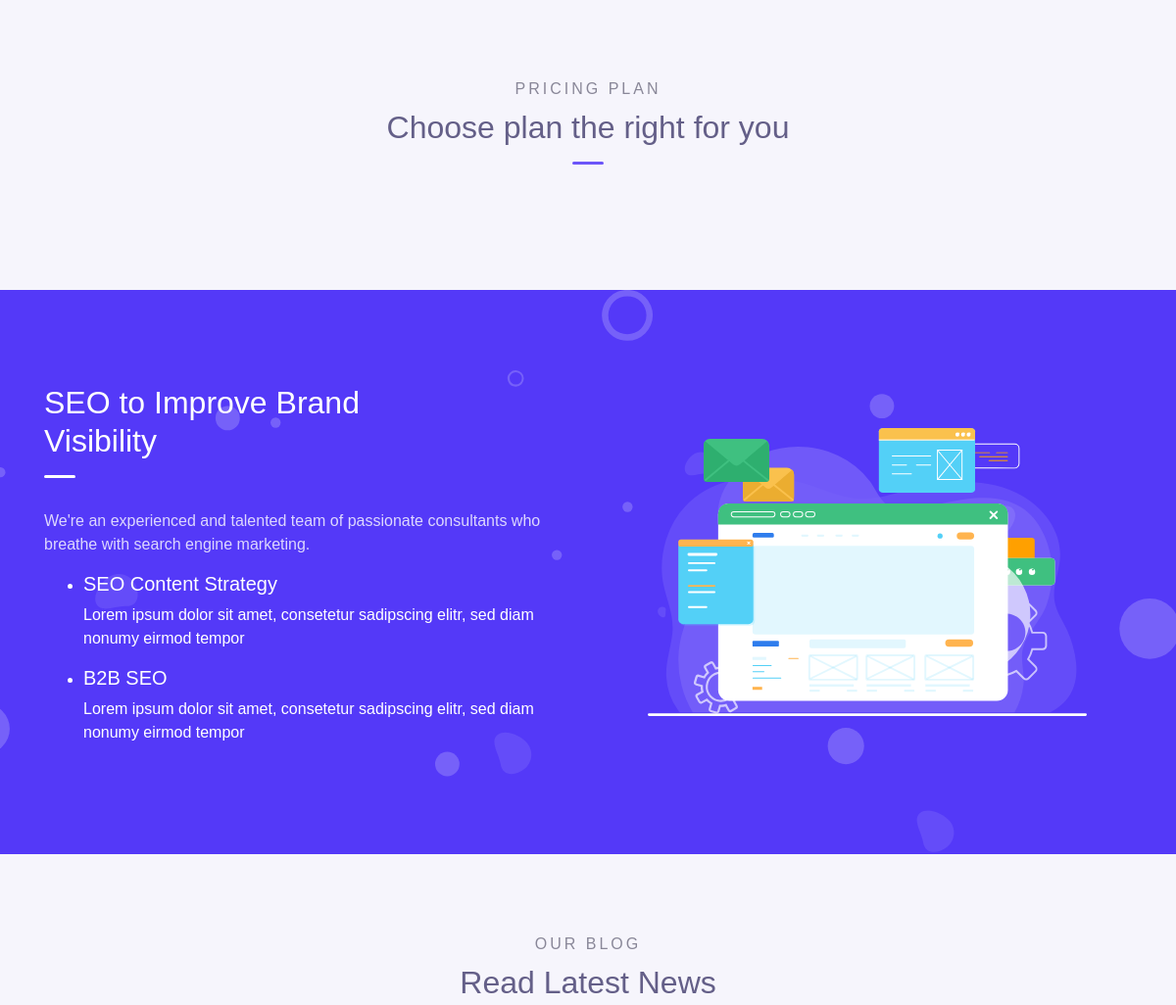
/ (middle part), run on an earlier commit of the app's database.
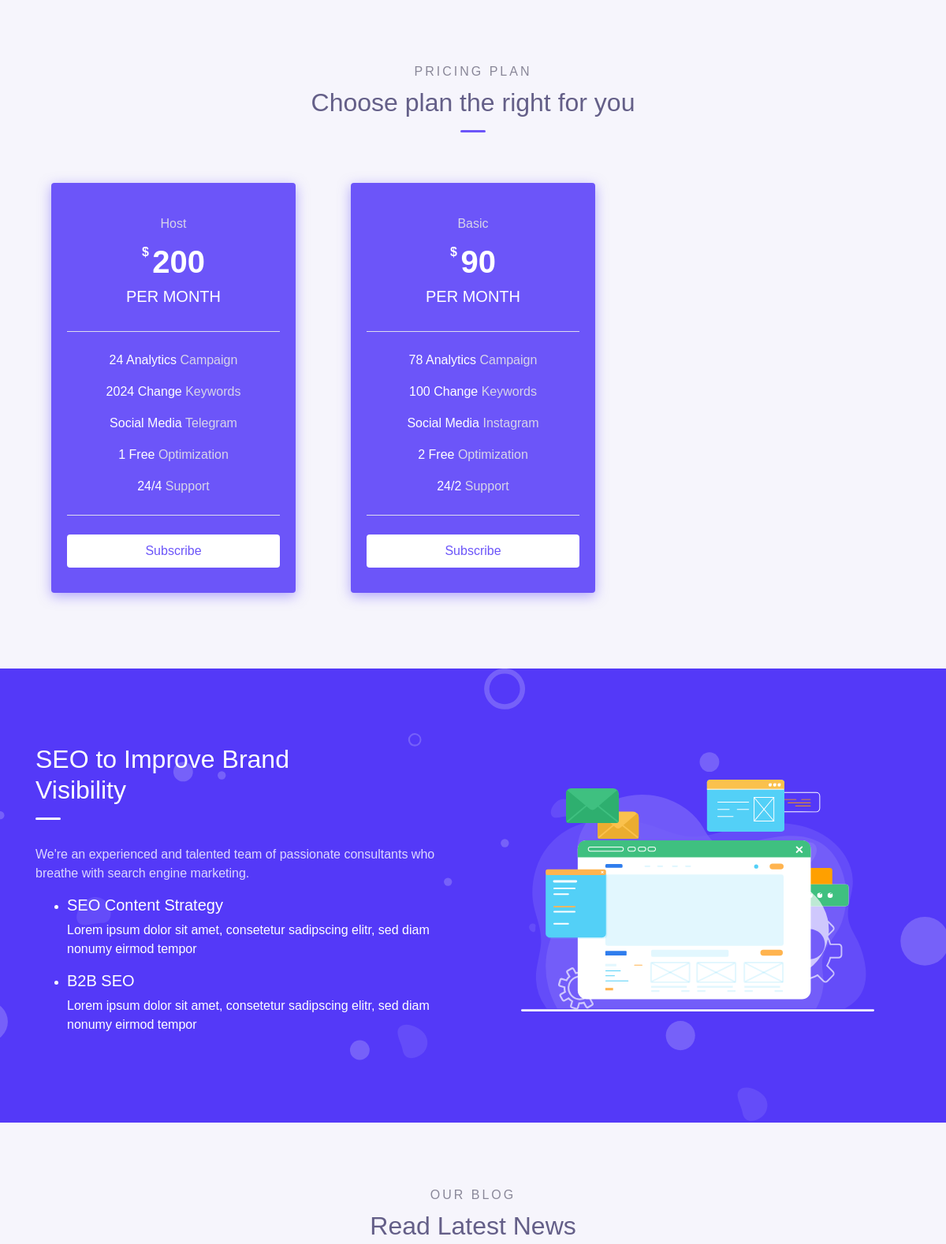
And on a later commit of the database.
### app/models.py (models this page shows, shortened)
class Service(models.Model):
    class Meta:
        verbose_name_plural = "Сервисы"
    type = models.CharField(max_length=255)
    price = models.IntegerField()
    analytics_count = models.IntegerField()
    change_count = models.IntegerField()
    social_media = models.CharField(max_length=255)
    count_of_optimization = models.IntegerField()
    support = models.CharField(max_length=255)

### app/views.py (the view, shortened to what this page needs)
# urls.py: path('', index, name='index'),
def index(request):
    services = Service.objects.all()
    video_post = Video.objects.order_by('?').first()
    tags = News.objects.values_list('tags').distinct()
    popular_post = News.objects.order_by('-like').first()
    if News.objects.count() >= 3:
        three_popular_post = News.objects.order_by('-view_post')[:3]
        three_post = News.objects.order_by('view_post')[:3]
    else:
        three_popular_post = News.objects.all()
        three_post = News.objects.all()
    form = EmailForm()
    context = {
        'popular_post': popular_post,
        'three_post': three_post,
        'video_post': video_post,
        'three_popular_post': three_popular_post,
        'tags': tags,
        'form':form,
        'services': services
    }
    return render(request, 'index.html', context=context)

### app/templates/index.html (shortened to what this page needs)
{% extends 'base.html' %}
{% load static %}
{% block content %}
  <div class="page-section bg-light">
  <div class="page-section">
    <div class="container">
      <div class="text-center wow fadeInUp">
        <div class="subhead">Pricing Plan</div>
        <h2 class="title-section">Choose plan the right for you</h2>
        <div class="divider mx-auto"></div>
      </div>
      <div class="row mt-5">
        {% for service in services %}
        <div class="col-lg-4 py-3 wow zoomIn">
          <div class="card-pricing marked">
            <div class="header">
              <div class="pricing-type">{{ service.type }}</div>
              <div class="price">
                <span class="dollar">$</span>
                <h1>{{ service.price }}</span></h1>
              </div>
              <h5>Per Month</h5>
            </div>
            <div class="body">
              <p>{{ service.analytics_count }} Analytics <span class="suffix">Campaign</span></p>
              <p>{{ service.change_count }} Change <span class="suffix">Keywords</span></p>
              <p>Social Media <span class="suffix">{{ service.social_media }}</span></p>
              <p>{{ service.count_of_optimization }} Free <span class="suffix">Optimization</span></p>
              <p>{{ service.support }} <span class="suffix">Support</span></p>
            </div>
            <div class="footer">
              <a href="#" class="btn btn-pricing btn-block">Subscribe</a>
            </div>
          </div>
        </div>
        {% endfor %}
      </div>
    </div>
  </div>
  <div class="page-section banner-info">
    <div class="wrap bg-image" style="background-image: url({% static 'img/bg_pattern.svg' %});">
      <div class="container">
        <div class="row align-items-center">
          <div class="col-lg-6 py-3 pr-lg-5 wow fadeInUp">
            <h2 class="title-section">SEO to Improve Brand <br> Visibility</h2>
            <div class="divider"></div>
            <p>We're an experienced and talented team of passionate consultants who breathe with search engine marketing.</p>
            <ul class="theme-list theme-list-light text-white">
              <li>
                <div class="h5">SEO Content Strategy</div>
                <p>Lorem ipsum dolor sit amet, consetetur sadipscing elitr, sed diam nonumy eirmod tempor</p>
              </li>
              <li>
                <div class="h5">B2B SEO</div>
                <p>Lorem ipsum dolor sit amet, consetetur sadipscing elitr, sed diam nonumy eirmod tempor</p>
              </li>
            </ul>
          </div>
          <div class="col-lg-6 py-3 wow fadeInRight">
            <div class="img-fluid text-center">
              <img src="{% static 'img/banner_image_2.svg' %}" alt="">
            </div>
          </div>
        </div>
      </div>
    </div>
  </div>
  <div class="page-section">
    <div class="container">
      <div class="text-center wow fadeInUp">
        <div class="subhead">Our Blog</div>
        <h2 class="title-section">Read Latest News</h2>
      </div>
    </div>
  </div>
{% endblock %}

What changed in the data, as far as the page shows it:
added Service: type "Host", price "200", analytics_count "24", change_count "2024", social_media "Telegram", count_of_optimization "1", support "24/4"
added Service: type "Basic", price "90", analytics_count "78", change_count "100", social_media "Instagram", count_of_optimization "2", support "24/2"
